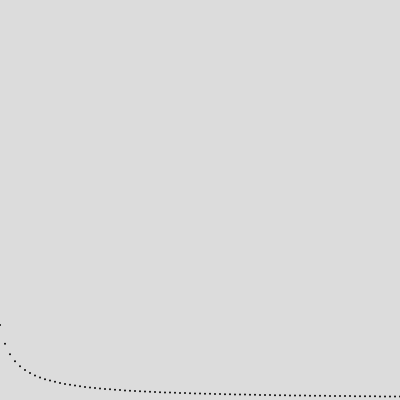
Frame 1 (no input)
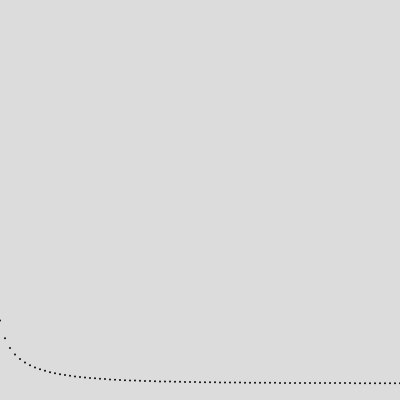
Frame 60 (no input)
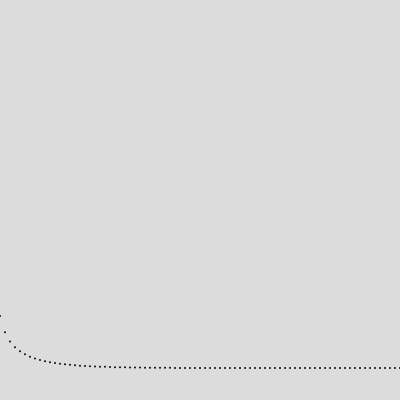
Frame 120 (the mouse pressed at the canvas centre since frame 60)

The p5.js sketch that drew these frames (run headless with seeded random() and noise() and a simulated clock; from frame 60 on, the mouse is pressed at the canvas centre):

// p5.js sketch
// ── sketch.js
let growth = 1;
const maxPop = 300;
const initialPop = 150;

function setup() {
  createCanvas(400, 400);
}

function draw() {
  background(220);
  
  let N = initialPop;
  
  noStroke();
  fill(10);
  
  for(let i = 0; i < 200; i ++) {
    
    N =+ growth * ((maxPop - N) / maxPop) * N;
    
    let x = i * 5;
    let y = height - N;
    
    ellipse(x, y, 2);
    
  }
  
  growth += 0.001;
}
